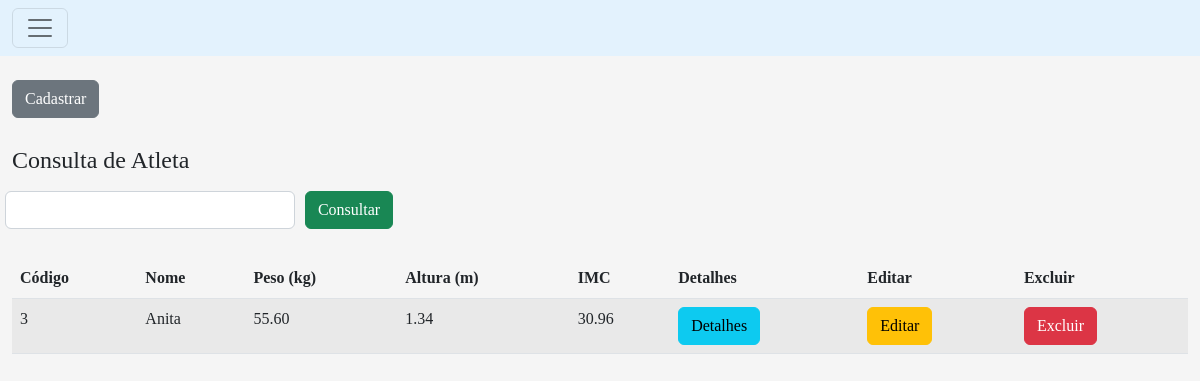
/exemplocrud/crud-padrao/pages/atleta/index.php?filtro=Anita, run on the app's committed database.
### tables this page shows
CREATE TABLE atleta(
    codigo INT NOT NULL UNIQUE AUTO_INCREMENT,
    nome VARCHAR(100),
    peso DECIMAL(8,2),
    altura DECIMAL(8,2),
    PRIMARY KEY (codigo)
);

### exemplocrud/crud-padrao/pages/atleta/index.php (the view, shortened to what this page needs)
<?php
    include '../header.php';
    ?>
    <div class="container-fluid">
    <br>
    <a class='btn btn-secondary'href="cad.php">Cadastrar</a>
    <br><br>
    <form action="" method="get">
        <fieldset>
        <legend>Consulta de Atleta</legend>
        <div class="row align-items-end">
            <div class="col-3">
                <input class="form-control" type="text" name="filtro" id="filtro">
            </div>
            <div class="col-1">
            <button type="submit" class="btn btn-success">Consultar</button>
            </div>
        </div>
        </fieldset>
    </form>
    <br>
    <table class="table table-striped">
    <thead>
        <tr class='table-titulo'>
            <th>Código</th>
            <th>Nome</th>
            <th>Peso (kg)</th>
            <th>Altura (m)</th>
            <th>IMC</th>
            <th>Detalhes</th>
            <th>Editar</th>
            <th>Excluir</th>
        </tr>
    </thead>
    <tbody>
<?php
    $conexao = Conexao::getInstance();
    $filtro = isset($_GET['filtro']) ? $_GET['filtro']: "";
    $consulta=$conexao->query("SELECT * FROM atleta where nome like '$filtro%';");
    while($linha=$consulta->fetch(PDO::FETCH_ASSOC)){
        $conta = $linha["peso"] / ($linha["altura"] * $linha["altura"]);
        if($conta > 35){
            echo "<tr>
                   <td>{$linha['codigo']}</td>
                   <td>{$linha['nome']}</td>
                   <td>{$linha['peso']}</td>
                   <td>{$linha['altura']}</td>
                   <td style='color:red'>".round($conta, $precision = 2)."</td>
                   <td><a class='btn btn-info' href='show.php?codigo={$linha['codigo']}'>Detalhes</a></td>
                   <td><a class='btn btn-warning' href='cad.php?acao=editar&codigo={$linha['codigo']}'>Editar</a></td>
                   <td><a class='btn btn-danger' onClick = 'return excluir();' href='acao.php?acao=excluir&codigo={$linha['codigo']}'.>Excluir</a></td>
                  </tr>\n";
        }else{
            echo "<tr>
                    <td>{$linha['codigo']}</td>
                    <td>{$linha['nome']}</td>
                    <td>{$linha['peso']}</td>
                    <td>{$linha['altura']}</td>
                    <td>".round($conta, $precision = 2)."</td>
                    <td><a class='btn btn-info' href='show.php?codigo={$linha['codigo']}'>Detalhes</a></td>
                    <td><a class='btn btn-warning' href='cad.php?acao=editar&codigo={$linha['codigo']}'>Editar</a></td>
                    <td><a class='btn btn-danger' onClick = 'return excluir();' href='acao.php?acao=excluir&codigo={$linha['codigo']}'.>Excluir</a></td>
                  </tr>\n";
        }
    }
?>
</tbody>
</table>
</div>
<?php include '../footer.php'; ?>

### assets/css/estilo.css (style rules this page uses)
body { font-family: 'Abel', sans-serif; background-image: url("paper.gif"); background-color: #F5F5F5; font-family: 'Irish Grover', cursive; }
.col-1 { width: 8.33%; }
.col-3 { width: 24.99%; }
* { box-sizing: border-box; }
[class*="col"] { float:left; padding: 5px; }
.row { clear: both; }
.form-control { color: rgb(247, 234, 234); }

### data on the page
atleta: codigo "3", nome "Anita", peso "55.60", altura "1.34", conta "30.96"
